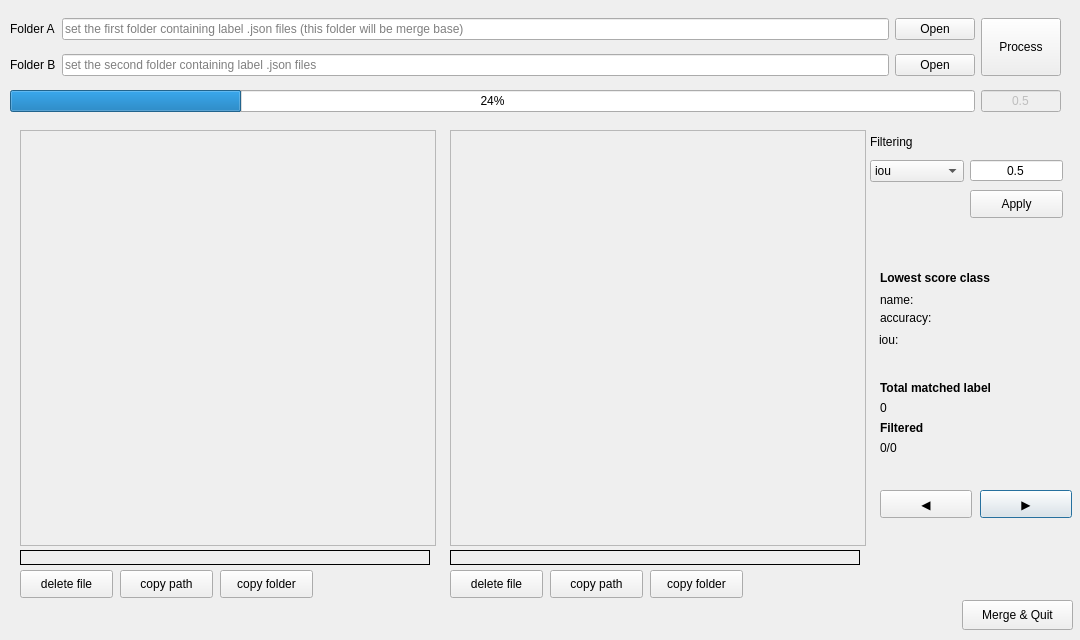
<?xml version="1.0" encoding="UTF-8"?>
<ui version="4.0">
 <class>Dialog</class>
 <widget class="QDialog" name="Dialog">
  <property name="enabled">
   <bool>true</bool>
  </property>
  <property name="geometry">
   <rect>
    <x>0</x>
    <y>0</y>
    <width>1080</width>
    <height>640</height>
   </rect>
  </property>
  <property name="sizePolicy">
   <sizepolicy hsizetype="Preferred" vsizetype="Preferred">
    <horstretch>0</horstretch>
    <verstretch>0</verstretch>
   </sizepolicy>
  </property>
  <property name="focusPolicy">
   <enum>Qt::StrongFocus</enum>
  </property>
  <property name="windowTitle">
   <string>ATI Label Validator</string>
  </property>
  <widget class="QScrollArea" name="scrollArea">
   <property name="geometry">
    <rect>
     <x>20</x>
     <y>130</y>
     <width>416</width>
     <height>416</height>
    </rect>
   </property>
   <property name="widgetResizable">
    <bool>true</bool>
   </property>
   <widget class="QWidget" name="scrollAreaWidgetContents">
    <property name="geometry">
     <rect>
      <x>0</x>
      <y>0</y>
      <width>414</width>
      <height>414</height>
     </rect>
    </property>
    <widget class="QLabel" name="label_imageA">
     <property name="geometry">
      <rect>
       <x>0</x>
       <y>0</y>
       <width>416</width>
       <height>416</height>
      </rect>
     </property>
     <property name="sizePolicy">
      <sizepolicy hsizetype="Expanding" vsizetype="Expanding">
       <horstretch>0</horstretch>
       <verstretch>0</verstretch>
      </sizepolicy>
     </property>
     <property name="text">
      <string/>
     </property>
     <property name="scaledContents">
      <bool>true</bool>
     </property>
    </widget>
   </widget>
  </widget>
  <widget class="QScrollArea" name="scrollArea_2">
   <property name="enabled">
    <bool>true</bool>
   </property>
   <property name="geometry">
    <rect>
     <x>450</x>
     <y>130</y>
     <width>416</width>
     <height>416</height>
    </rect>
   </property>
   <property name="widgetResizable">
    <bool>true</bool>
   </property>
   <widget class="QWidget" name="scrollAreaWidgetContents_2">
    <property name="geometry">
     <rect>
      <x>0</x>
      <y>0</y>
      <width>414</width>
      <height>414</height>
     </rect>
    </property>
    <widget class="QLabel" name="label_imageB">
     <property name="geometry">
      <rect>
       <x>0</x>
       <y>0</y>
       <width>416</width>
       <height>416</height>
      </rect>
     </property>
     <property name="sizePolicy">
      <sizepolicy hsizetype="Expanding" vsizetype="Expanding">
       <horstretch>0</horstretch>
       <verstretch>0</verstretch>
      </sizepolicy>
     </property>
     <property name="text">
      <string/>
     </property>
     <property name="scaledContents">
      <bool>true</bool>
     </property>
    </widget>
   </widget>
  </widget>
  <widget class="QWidget" name="layoutWidget">
   <property name="geometry">
    <rect>
     <x>10</x>
     <y>10</y>
     <width>1051</width>
     <height>111</height>
    </rect>
   </property>
   <layout class="QGridLayout" name="gridLayout">
    <item row="1" column="0">
     <widget class="QLabel" name="label_2">
      <property name="text">
       <string>Folder B</string>
      </property>
     </widget>
    </item>
    <item row="0" column="2">
     <widget class="QPushButton" name="pushButton_openA">
      <property name="text">
       <string>Open</string>
      </property>
      <property name="autoDefault">
       <bool>false</bool>
      </property>
     </widget>
    </item>
    <item row="2" column="0" colspan="3">
     <widget class="QProgressBar" name="progressBar">
      <property name="value">
       <number>24</number>
      </property>
     </widget>
    </item>
    <item row="1" column="2">
     <widget class="QPushButton" name="pushButton_openB">
      <property name="text">
       <string>Open</string>
      </property>
      <property name="autoDefault">
       <bool>false</bool>
      </property>
     </widget>
    </item>
    <item row="0" column="0">
     <widget class="QLabel" name="label">
      <property name="text">
       <string>Folder A</string>
      </property>
     </widget>
    </item>
    <item row="1" column="1">
     <widget class="QLineEdit" name="lineEdit_folderB">
      <property name="placeholderText">
       <string>set the second folder containing label .json files</string>
      </property>
     </widget>
    </item>
    <item row="0" column="1">
     <widget class="QLineEdit" name="lineEdit_folderA">
      <property name="text">
       <string/>
      </property>
      <property name="placeholderText">
       <string>set the first folder containing label .json files (this folder will be merge base)</string>
      </property>
     </widget>
    </item>
    <item row="0" column="3" rowspan="2">
     <widget class="QPushButton" name="pushButton_process">
      <property name="sizePolicy">
       <sizepolicy hsizetype="Minimum" vsizetype="Minimum">
        <horstretch>0</horstretch>
        <verstretch>0</verstretch>
       </sizepolicy>
      </property>
      <property name="text">
       <string>Process</string>
      </property>
      <property name="autoDefault">
       <bool>false</bool>
      </property>
     </widget>
    </item>
    <item row="2" column="3">
     <widget class="QLineEdit" name="lineEdit_iouThreshold">
      <property name="enabled">
       <bool>false</bool>
      </property>
      <property name="sizePolicy">
       <sizepolicy hsizetype="Ignored" vsizetype="Fixed">
        <horstretch>0</horstretch>
        <verstretch>0</verstretch>
       </sizepolicy>
      </property>
      <property name="text">
       <string>0.5</string>
      </property>
      <property name="alignment">
       <set>Qt::AlignCenter</set>
      </property>
      <property name="placeholderText">
       <string>iou threshold</string>
      </property>
     </widget>
    </item>
   </layout>
  </widget>
  <widget class="QLabel" name="label_3">
   <property name="geometry">
    <rect>
     <x>870</x>
     <y>130</y>
     <width>93</width>
     <height>23</height>
    </rect>
   </property>
   <property name="mouseTracking">
    <bool>false</bool>
   </property>
   <property name="text">
    <string>Filtering</string>
   </property>
  </widget>
  <widget class="QComboBox" name="comboBox_mode">
   <property name="geometry">
    <rect>
     <x>870</x>
     <y>160</y>
     <width>94</width>
     <height>22</height>
    </rect>
   </property>
   <item>
    <property name="text">
     <string>iou</string>
    </property>
   </item>
   <item>
    <property name="text">
     <string>accuracy</string>
    </property>
   </item>
  </widget>
  <widget class="QLineEdit" name="lineEdit_threshold">
   <property name="geometry">
    <rect>
     <x>970</x>
     <y>160</y>
     <width>93</width>
     <height>21</height>
    </rect>
   </property>
   <property name="sizePolicy">
    <sizepolicy hsizetype="Ignored" vsizetype="Fixed">
     <horstretch>0</horstretch>
     <verstretch>0</verstretch>
    </sizepolicy>
   </property>
   <property name="text">
    <string>0.5</string>
   </property>
   <property name="alignment">
    <set>Qt::AlignCenter</set>
   </property>
   <property name="placeholderText">
    <string>iou threshold</string>
   </property>
  </widget>
  <widget class="QPushButton" name="pushButton_right">
   <property name="geometry">
    <rect>
     <x>980</x>
     <y>490</y>
     <width>92</width>
     <height>28</height>
    </rect>
   </property>
   <property name="text">
    <string>▶</string>
   </property>
  </widget>
  <widget class="QPushButton" name="pushButton_left">
   <property name="geometry">
    <rect>
     <x>880</x>
     <y>490</y>
     <width>92</width>
     <height>28</height>
    </rect>
   </property>
   <property name="text">
    <string>◀</string>
   </property>
  </widget>
  <widget class="QLabel" name="label_image_index">
   <property name="geometry">
    <rect>
     <x>880</x>
     <y>440</y>
     <width>90</width>
     <height>15</height>
    </rect>
   </property>
   <property name="text">
    <string>0/0</string>
   </property>
  </widget>
  <widget class="QLabel" name="label_imageA_name">
   <property name="geometry">
    <rect>
     <x>20</x>
     <y>550</y>
     <width>410</width>
     <height>15</height>
    </rect>
   </property>
   <property name="frameShape">
    <enum>QFrame::Box</enum>
   </property>
   <property name="frameShadow">
    <enum>QFrame::Plain</enum>
   </property>
   <property name="text">
    <string/>
   </property>
  </widget>
  <widget class="QLabel" name="label_imageB_name">
   <property name="geometry">
    <rect>
     <x>450</x>
     <y>550</y>
     <width>410</width>
     <height>15</height>
    </rect>
   </property>
   <property name="frameShape">
    <enum>QFrame::Box</enum>
   </property>
   <property name="text">
    <string/>
   </property>
  </widget>
  <widget class="QLabel" name="label_4">
   <property name="geometry">
    <rect>
     <x>880</x>
     <y>420</y>
     <width>64</width>
     <height>15</height>
    </rect>
   </property>
   <property name="font">
    <font>
     <weight>75</weight>
     <bold>true</bold>
    </font>
   </property>
   <property name="text">
    <string>Filtered</string>
   </property>
  </widget>
  <widget class="QLabel" name="label_5">
   <property name="geometry">
    <rect>
     <x>880</x>
     <y>380</y>
     <width>150</width>
     <height>16</height>
    </rect>
   </property>
   <property name="font">
    <font>
     <weight>75</weight>
     <bold>true</bold>
    </font>
   </property>
   <property name="text">
    <string>Total matched label</string>
   </property>
  </widget>
  <widget class="QLabel" name="label_total_index">
   <property name="geometry">
    <rect>
     <x>880</x>
     <y>400</y>
     <width>64</width>
     <height>15</height>
    </rect>
   </property>
   <property name="text">
    <string>0</string>
   </property>
  </widget>
  <widget class="QLabel" name="label_6">
   <property name="geometry">
    <rect>
     <x>880</x>
     <y>270</y>
     <width>150</width>
     <height>16</height>
    </rect>
   </property>
   <property name="font">
    <font>
     <weight>75</weight>
     <bold>true</bold>
    </font>
   </property>
   <property name="text">
    <string>Lowest score class</string>
   </property>
  </widget>
  <widget class="QLabel" name="label_7">
   <property name="geometry">
    <rect>
     <x>880</x>
     <y>290</y>
     <width>50</width>
     <height>20</height>
    </rect>
   </property>
   <property name="text">
    <string>name: </string>
   </property>
  </widget>
  <widget class="QLabel" name="label_accuraacy">
   <property name="geometry">
    <rect>
     <x>880</x>
     <y>310</y>
     <width>70</width>
     <height>16</height>
    </rect>
   </property>
   <property name="text">
    <string>accuracy:</string>
   </property>
  </widget>
  <widget class="QLabel" name="label_iou">
   <property name="geometry">
    <rect>
     <x>879</x>
     <y>330</y>
     <width>61</width>
     <height>20</height>
    </rect>
   </property>
   <property name="text">
    <string>iou:</string>
   </property>
  </widget>
  <widget class="QLabel" name="label_class_name">
   <property name="geometry">
    <rect>
     <x>950</x>
     <y>290</y>
     <width>130</width>
     <height>20</height>
    </rect>
   </property>
   <property name="font">
    <font>
     <weight>50</weight>
     <bold>false</bold>
    </font>
   </property>
   <property name="text">
    <string/>
   </property>
  </widget>
  <widget class="QLabel" name="label_class_accuracy">
   <property name="geometry">
    <rect>
     <x>950</x>
     <y>310</y>
     <width>130</width>
     <height>20</height>
    </rect>
   </property>
   <property name="text">
    <string/>
   </property>
  </widget>
  <widget class="QLabel" name="label_class_iou">
   <property name="geometry">
    <rect>
     <x>950</x>
     <y>330</y>
     <width>130</width>
     <height>20</height>
    </rect>
   </property>
   <property name="text">
    <string/>
   </property>
  </widget>
  <widget class="QPushButton" name="pushButton_filter_apply">
   <property name="geometry">
    <rect>
     <x>970</x>
     <y>190</y>
     <width>93</width>
     <height>28</height>
    </rect>
   </property>
   <property name="text">
    <string>Apply</string>
   </property>
  </widget>
  <widget class="QPushButton" name="pushButton_deleteA">
   <property name="geometry">
    <rect>
     <x>20</x>
     <y>570</y>
     <width>93</width>
     <height>28</height>
    </rect>
   </property>
   <property name="sizePolicy">
    <sizepolicy hsizetype="Minimum" vsizetype="Fixed">
     <horstretch>0</horstretch>
     <verstretch>0</verstretch>
    </sizepolicy>
   </property>
   <property name="text">
    <string>delete file</string>
   </property>
   <property name="autoRepeat">
    <bool>false</bool>
   </property>
   <property name="autoDefault">
    <bool>false</bool>
   </property>
  </widget>
  <widget class="QPushButton" name="pushButton_deleteB">
   <property name="geometry">
    <rect>
     <x>450</x>
     <y>570</y>
     <width>93</width>
     <height>28</height>
    </rect>
   </property>
   <property name="text">
    <string>delete file</string>
   </property>
   <property name="autoDefault">
    <bool>false</bool>
   </property>
  </widget>
  <widget class="QPushButton" name="pushButton_copyPathA">
   <property name="geometry">
    <rect>
     <x>120</x>
     <y>570</y>
     <width>93</width>
     <height>28</height>
    </rect>
   </property>
   <property name="text">
    <string>copy path</string>
   </property>
   <property name="autoDefault">
    <bool>false</bool>
   </property>
  </widget>
  <widget class="QPushButton" name="pushButton_copyPathB">
   <property name="geometry">
    <rect>
     <x>550</x>
     <y>570</y>
     <width>93</width>
     <height>28</height>
    </rect>
   </property>
   <property name="text">
    <string>copy path</string>
   </property>
   <property name="autoDefault">
    <bool>false</bool>
   </property>
  </widget>
  <widget class="QPushButton" name="pushButton_copyFolderA">
   <property name="geometry">
    <rect>
     <x>220</x>
     <y>570</y>
     <width>93</width>
     <height>28</height>
    </rect>
   </property>
   <property name="text">
    <string>copy folder</string>
   </property>
   <property name="autoDefault">
    <bool>false</bool>
   </property>
  </widget>
  <widget class="QPushButton" name="pushButton_copyFolderB">
   <property name="geometry">
    <rect>
     <x>650</x>
     <y>570</y>
     <width>93</width>
     <height>28</height>
    </rect>
   </property>
   <property name="text">
    <string>copy folder</string>
   </property>
   <property name="autoDefault">
    <bool>false</bool>
   </property>
  </widget>
  <widget class="QPushButton" name="pushButton_merge_quit">
   <property name="geometry">
    <rect>
     <x>962</x>
     <y>600</y>
     <width>111</width>
     <height>30</height>
    </rect>
   </property>
   <property name="text">
    <string>Merge &amp;&amp; Quit</string>
   </property>
   <property name="autoDefault">
    <bool>false</bool>
   </property>
  </widget>
 </widget>
 <tabstops>
  <tabstop>lineEdit_folderA</tabstop>
  <tabstop>lineEdit_folderB</tabstop>
  <tabstop>pushButton_openA</tabstop>
  <tabstop>pushButton_openB</tabstop>
  <tabstop>pushButton_process</tabstop>
  <tabstop>comboBox_mode</tabstop>
  <tabstop>lineEdit_threshold</tabstop>
  <tabstop>pushButton_filter_apply</tabstop>
  <tabstop>pushButton_deleteA</tabstop>
  <tabstop>pushButton_copyPathA</tabstop>
  <tabstop>pushButton_copyFolderA</tabstop>
  <tabstop>pushButton_deleteB</tabstop>
  <tabstop>pushButton_copyPathB</tabstop>
  <tabstop>pushButton_copyFolderB</tabstop>
  <tabstop>pushButton_left</tabstop>
  <tabstop>pushButton_right</tabstop>
  <tabstop>pushButton_merge_quit</tabstop>
  <tabstop>lineEdit_iouThreshold</tabstop>
  <tabstop>scrollArea_2</tabstop>
  <tabstop>scrollArea</tabstop>
 </tabstops>
 <resources/>
 <connections/>
</ui>
